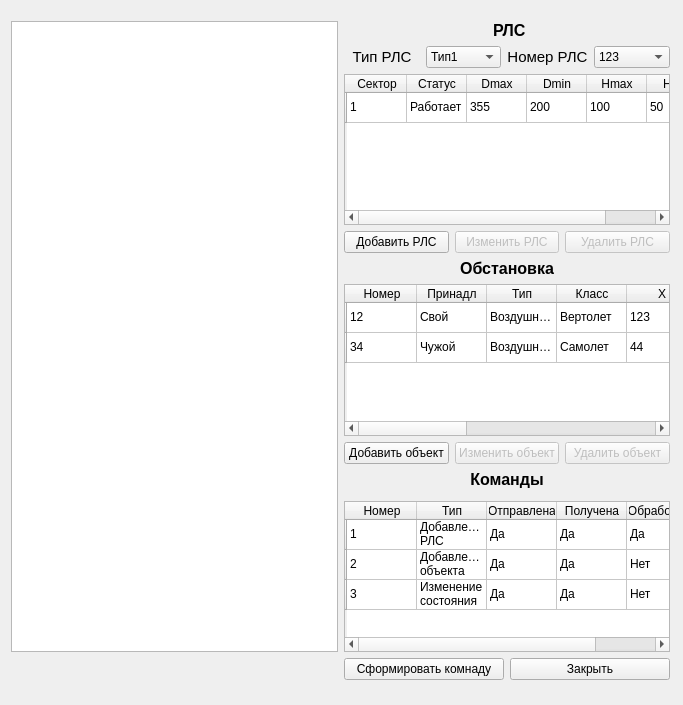
<?xml version="1.0" encoding="UTF-8"?>
<ui version="4.0">
 <class>f1</class>
 <widget class="QMainWindow" name="f1">
  <property name="geometry">
   <rect>
    <x>0</x>
    <y>0</y>
    <width>683</width>
    <height>705</height>
   </rect>
  </property>
  <property name="minimumSize">
   <size>
    <width>683</width>
    <height>705</height>
   </size>
  </property>
  <property name="windowTitle">
   <string>f1</string>
  </property>
  <widget class="QWidget" name="centralWidget">
   <widget class="QWidget" name="gridLayoutWidget">
    <property name="geometry">
     <rect>
      <x>0</x>
      <y>10</y>
      <width>681</width>
      <height>681</height>
     </rect>
    </property>
    <layout class="QGridLayout" name="gridLayout">
     <item row="10" column="2">
      <layout class="QHBoxLayout" name="horizontalLayout_5">
       <item>
        <widget class="QPushButton" name="pbInsertKom">
         <property name="text">
          <string>Сформировать комнаду</string>
         </property>
        </widget>
       </item>
       <item>
        <widget class="QPushButton" name="pbClose">
         <property name="text">
          <string>Закрыть</string>
         </property>
        </widget>
       </item>
      </layout>
     </item>
     <item row="6" column="2">
      <layout class="QHBoxLayout" name="horizontalLayout_4">
       <item>
        <widget class="QPushButton" name="pbInsertOb">
         <property name="text">
          <string>Добавить объект</string>
         </property>
        </widget>
       </item>
       <item>
        <widget class="QPushButton" name="pbUpdObj">
         <property name="enabled">
          <bool>false</bool>
         </property>
         <property name="text">
          <string>Изменить объект</string>
         </property>
        </widget>
       </item>
       <item>
        <widget class="QPushButton" name="pbDelObj">
         <property name="enabled">
          <bool>false</bool>
         </property>
         <property name="text">
          <string>Удалить объект</string>
         </property>
        </widget>
       </item>
      </layout>
     </item>
     <item row="0" column="0" rowspan="10">
      <widget class="QGraphicsView" name="graphicsView"/>
     </item>
     <item row="9" column="2">
      <widget class="QTableWidget" name="tableCom">
       <attribute name="horizontalHeaderDefaultSectionSize">
        <number>70</number>
       </attribute>
       <row>
        <property name="text">
         <string/>
        </property>
       </row>
       <row>
        <property name="text">
         <string/>
        </property>
       </row>
       <row>
        <property name="text">
         <string/>
        </property>
       </row>
       <column>
        <property name="text">
         <string>Номер</string>
        </property>
       </column>
       <column>
        <property name="text">
         <string>Тип</string>
        </property>
       </column>
       <column>
        <property name="text">
         <string>Отправлена</string>
        </property>
       </column>
       <column>
        <property name="text">
         <string>Получена</string>
        </property>
       </column>
       <column>
        <property name="text">
         <string>Обработана</string>
        </property>
       </column>
       <item row="0" column="0">
        <property name="text">
         <string>1</string>
        </property>
       </item>
       <item row="0" column="1">
        <property name="text">
         <string>Добавление РЛС</string>
        </property>
       </item>
       <item row="0" column="2">
        <property name="text">
         <string>Да</string>
        </property>
       </item>
       <item row="0" column="3">
        <property name="text">
         <string>Да</string>
        </property>
       </item>
       <item row="0" column="4">
        <property name="text">
         <string>Да</string>
        </property>
       </item>
       <item row="1" column="0">
        <property name="text">
         <string>2</string>
        </property>
       </item>
       <item row="1" column="1">
        <property name="text">
         <string>Добавление объекта</string>
        </property>
       </item>
       <item row="1" column="2">
        <property name="text">
         <string>Да</string>
        </property>
       </item>
       <item row="1" column="3">
        <property name="text">
         <string>Да</string>
        </property>
       </item>
       <item row="1" column="4">
        <property name="text">
         <string>Нет</string>
        </property>
       </item>
       <item row="2" column="0">
        <property name="text">
         <string>3</string>
        </property>
       </item>
       <item row="2" column="1">
        <property name="text">
         <string>Изменение состояния</string>
        </property>
       </item>
       <item row="2" column="2">
        <property name="text">
         <string>Да</string>
        </property>
       </item>
       <item row="2" column="3">
        <property name="text">
         <string>Да</string>
        </property>
       </item>
       <item row="2" column="4">
        <property name="text">
         <string>Нет</string>
        </property>
       </item>
      </widget>
     </item>
     <item row="4" column="2">
      <widget class="QLabel" name="label_34">
       <property name="font">
        <font>
         <pointsize>12</pointsize>
         <weight>75</weight>
         <italic>false</italic>
         <bold>true</bold>
        </font>
       </property>
       <property name="text">
        <string>Обстановка</string>
       </property>
       <property name="alignment">
        <set>Qt::AlignCenter</set>
       </property>
      </widget>
     </item>
     <item row="3" column="2">
      <layout class="QHBoxLayout" name="horizontalLayout_3">
       <item>
        <widget class="QPushButton" name="pbInsertRLS">
         <property name="text">
          <string>Добавить РЛС</string>
         </property>
        </widget>
       </item>
       <item>
        <widget class="QPushButton" name="pbUpdRLS">
         <property name="enabled">
          <bool>false</bool>
         </property>
         <property name="text">
          <string>Изменить РЛС</string>
         </property>
        </widget>
       </item>
       <item>
        <widget class="QPushButton" name="pbDelRLS">
         <property name="enabled">
          <bool>false</bool>
         </property>
         <property name="text">
          <string>Удалить РЛС</string>
         </property>
        </widget>
       </item>
      </layout>
     </item>
     <item row="0" column="2">
      <widget class="QLabel" name="label_32">
       <property name="font">
        <font>
         <pointsize>12</pointsize>
         <weight>75</weight>
         <italic>false</italic>
         <bold>true</bold>
        </font>
       </property>
       <property name="text">
        <string> РЛС</string>
       </property>
       <property name="alignment">
        <set>Qt::AlignCenter</set>
       </property>
      </widget>
     </item>
     <item row="5" column="2">
      <widget class="QTableWidget" name="tableObject">
       <attribute name="horizontalHeaderDefaultSectionSize">
        <number>70</number>
       </attribute>
       <row>
        <property name="text">
         <string/>
        </property>
       </row>
       <row>
        <property name="text">
         <string/>
        </property>
       </row>
       <column>
        <property name="text">
         <string>Номер</string>
        </property>
       </column>
       <column>
        <property name="text">
         <string>Принадл</string>
        </property>
       </column>
       <column>
        <property name="text">
         <string>Тип</string>
        </property>
       </column>
       <column>
        <property name="text">
         <string>Класс</string>
        </property>
       </column>
       <column>
        <property name="text">
         <string>X</string>
        </property>
       </column>
       <column>
        <property name="text">
         <string>Y</string>
        </property>
       </column>
       <column>
        <property name="text">
         <string>Z</string>
        </property>
       </column>
       <column>
        <property name="text">
         <string>P</string>
        </property>
       </column>
       <column>
        <property name="text">
         <string>V</string>
        </property>
       </column>
       <column>
        <property name="text">
         <string>K</string>
        </property>
       </column>
       <column>
        <property name="text">
         <string>Vh</string>
        </property>
       </column>
       <item row="0" column="0">
        <property name="text">
         <string>12</string>
        </property>
       </item>
       <item row="0" column="1">
        <property name="text">
         <string>Свой</string>
        </property>
       </item>
       <item row="0" column="2">
        <property name="text">
         <string>Воздушный</string>
        </property>
       </item>
       <item row="0" column="3">
        <property name="text">
         <string>Вертолет</string>
        </property>
       </item>
       <item row="0" column="4">
        <property name="text">
         <string>123</string>
        </property>
       </item>
       <item row="0" column="5">
        <property name="text">
         <string>22</string>
        </property>
       </item>
       <item row="0" column="6">
        <property name="text">
         <string>111</string>
        </property>
       </item>
       <item row="0" column="7">
        <property name="text">
         <string>34</string>
        </property>
       </item>
       <item row="1" column="0">
        <property name="text">
         <string>34</string>
        </property>
       </item>
       <item row="1" column="1">
        <property name="text">
         <string>Чужой</string>
        </property>
       </item>
       <item row="1" column="2">
        <property name="text">
         <string>Воздушный</string>
        </property>
       </item>
       <item row="1" column="3">
        <property name="text">
         <string>Самолет</string>
        </property>
       </item>
       <item row="1" column="4">
        <property name="text">
         <string>44</string>
        </property>
       </item>
      </widget>
     </item>
     <item row="7" column="2">
      <widget class="QLabel" name="label_35">
       <property name="font">
        <font>
         <pointsize>12</pointsize>
         <weight>75</weight>
         <italic>false</italic>
         <bold>true</bold>
        </font>
       </property>
       <property name="text">
        <string>Команды</string>
       </property>
       <property name="alignment">
        <set>Qt::AlignCenter</set>
       </property>
      </widget>
     </item>
     <item row="1" column="2">
      <layout class="QHBoxLayout" name="horizontalLayout_2">
       <item>
        <widget class="QLabel" name="label_33">
         <property name="font">
          <font>
           <pointsize>11</pointsize>
          </font>
         </property>
         <property name="text">
          <string>Тип РЛС</string>
         </property>
         <property name="alignment">
          <set>Qt::AlignCenter</set>
         </property>
        </widget>
       </item>
       <item>
        <widget class="QComboBox" name="cmbType">
         <item>
          <property name="text">
           <string>Тип1</string>
          </property>
         </item>
         <item>
          <property name="text">
           <string>Тип2</string>
          </property>
         </item>
         <item>
          <property name="text">
           <string>Тип3</string>
          </property>
         </item>
        </widget>
       </item>
       <item>
        <widget class="QLabel" name="label_36">
         <property name="font">
          <font>
           <pointsize>11</pointsize>
          </font>
         </property>
         <property name="text">
          <string>Номер РЛС</string>
         </property>
         <property name="alignment">
          <set>Qt::AlignCenter</set>
         </property>
        </widget>
       </item>
       <item>
        <widget class="QComboBox" name="cmbRLS">
         <item>
          <property name="text">
           <string>123</string>
          </property>
         </item>
         <item>
          <property name="text">
           <string>245</string>
          </property>
         </item>
         <item>
          <property name="text">
           <string>355</string>
          </property>
         </item>
        </widget>
       </item>
      </layout>
     </item>
     <item row="2" column="2">
      <widget class="QTableWidget" name="tableRLS">
       <property name="showGrid">
        <bool>true</bool>
       </property>
       <property name="sortingEnabled">
        <bool>false</bool>
       </property>
       <property name="wordWrap">
        <bool>true</bool>
       </property>
       <attribute name="horizontalHeaderMinimumSectionSize">
        <number>20</number>
       </attribute>
       <attribute name="horizontalHeaderDefaultSectionSize">
        <number>60</number>
       </attribute>
       <attribute name="verticalHeaderMinimumSectionSize">
        <number>20</number>
       </attribute>
       <row>
        <property name="text">
         <string/>
        </property>
       </row>
       <column>
        <property name="text">
         <string>Сектор</string>
        </property>
       </column>
       <column>
        <property name="text">
         <string>Статус</string>
        </property>
       </column>
       <column>
        <property name="text">
         <string>Dmax</string>
        </property>
       </column>
       <column>
        <property name="text">
         <string>Dmin</string>
        </property>
       </column>
       <column>
        <property name="text">
         <string>Hmax</string>
        </property>
       </column>
       <column>
        <property name="text">
         <string>Hmin</string>
        </property>
       </column>
       <item row="0" column="0">
        <property name="text">
         <string>1</string>
        </property>
       </item>
       <item row="0" column="1">
        <property name="text">
         <string>Работает</string>
        </property>
       </item>
       <item row="0" column="2">
        <property name="text">
         <string>355</string>
        </property>
       </item>
       <item row="0" column="3">
        <property name="text">
         <string>200</string>
        </property>
       </item>
       <item row="0" column="4">
        <property name="text">
         <string>100</string>
        </property>
       </item>
       <item row="0" column="5">
        <property name="text">
         <string>50</string>
        </property>
       </item>
      </widget>
     </item>
    </layout>
   </widget>
  </widget>
 </widget>
 <layoutdefault spacing="6" margin="11"/>
 <resources/>
 <connections/>
</ui>
